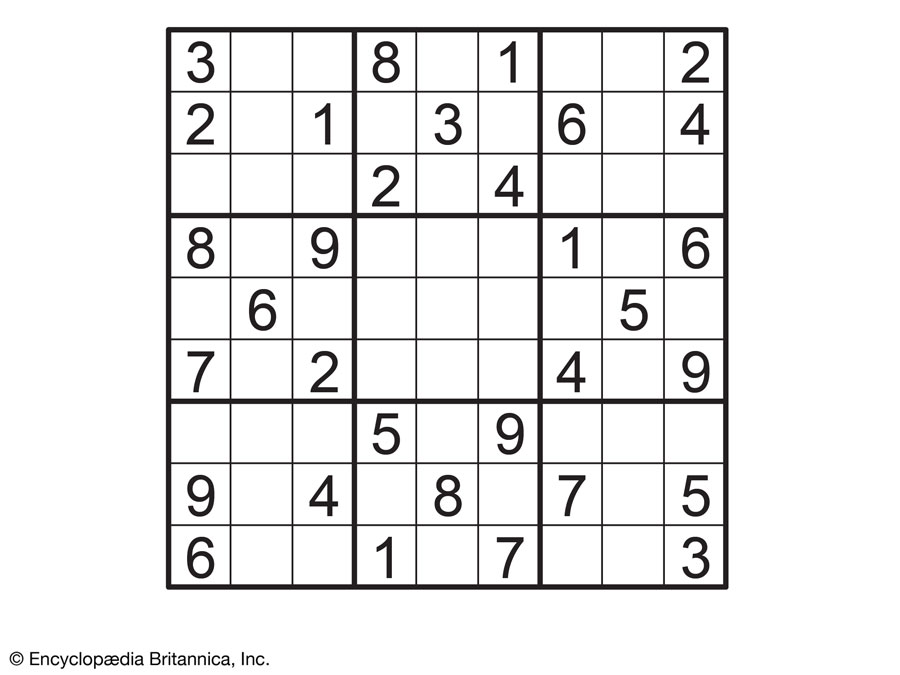
#> input picture opencv-sudoku-solver/sudoku-puzzle-games.jpg, 900 x 675 px
$ python -i puzzle.py   (imports and definitions only)
#> lines starting #> are read from the running program, lines starting #| are printed output that depends on the picture; after the words box and inside, x2 and y2 are one past the last pixel; in counts of white or black regions, pixels touching at a corner belong together
#> further down, picture is the input picture: shape (675, 900, 3); mean B, G, R 235.9, 235.8, 236
# import the necessary packages
from imutils.perspective import four_point_transform
from skimage.segmentation import clear_border
import numpy as np
import imutils
import cv2


def find_puzzle(image, debug=False):
    # convert the image to grayscale and blur it slightly
#> called with debug = False
    gray = cv2.cvtColor(image, cv2.COLOR_BGR2GRAY)
    blurred = cv2.GaussianBlur(gray, (7, 7), 3)
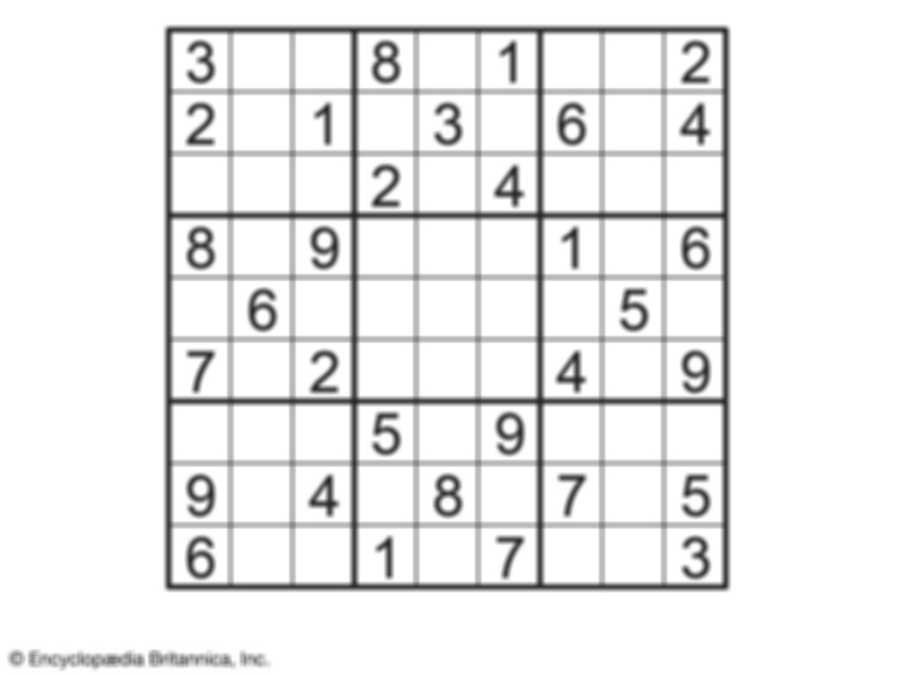
#> blurred: shape (675, 900); min 36, max 255, mean 235.9

    # apply adaptive thresholding and then invert the threshold map
    thresh = cv2.adaptiveThreshold(blurred, 255,
                                   cv2.ADAPTIVE_THRESH_GAUSSIAN_C, cv2.THRESH_BINARY, 11, 2)
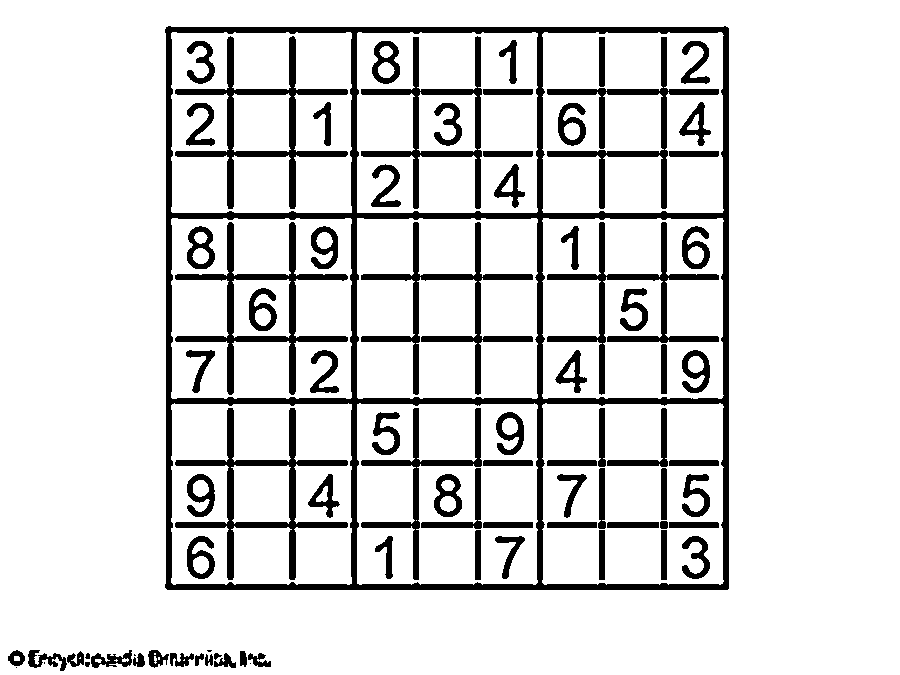
#> thresh: shape (675, 900); 86.6% white; 82 black regions (5 under 20 px), largest, box (x1, y1, x2, y2) and area: (165, 26, 729, 590) 26435, (175, 36, 348, 209) 4172, (175, 408, 348, 580) 4169
    thresh = cv2.bitwise_not(thresh)
#> thresh: shape (675, 900); 13.4% white; 82 white regions (5 under 20 px)

    # check to see if we are visualizing each step of the image
    # processing pipeline (in this case, thresholding)
    if debug:
        cv2.imshow("Puzzle Thresh", thresh)
        cv2.waitKey(0)

    # find contours in the thresholded image and sort them by size in
    # descending order
    cnts = cv2.findContours(thresh.copy(), cv2.RETR_EXTERNAL,
                            cv2.CHAIN_APPROX_SIMPLE)
#> cnts = 21 contours, 7 with area under 20; largest, box (x1, y1, x2, y2) and area: (165, 26, 729, 590) 315856, (91, 650, 132, 668) 346, (28, 650, 67, 671) 280, (148, 650, 169, 668) 202, (8, 650, 25, 666) 175
    cnts = imutils.grab_contours(cnts)
    cnts = sorted(cnts, key=cv2.contourArea, reverse=True)

    # initialize a contour that corresponds to the puzzle outline
    puzzleCnt = None

    # loop over the contours
    for c in cnts:
        # approximate the contour
        peri = cv2.arcLength(c, True)
        approx = cv2.approxPolyDP(c, 0.02 * peri, True)

        # if our approximated contour has four points, then we can
        # assume we have found the outline of the puzzle
        if len(approx) == 4:
            puzzleCnt = approx
            break
#> this loop made 1 pass
#> (peri, puzzleCnt) on pass 1: (2249.6, [[166, 27], [165, 587], [727, 589], [728, 28]])

    # if the puzzle contour is empty then our script could not find
    # the outline of the sudoku puzzle so raise an error
    if puzzleCnt is None:
        raise Exception(("Could not find sudoku puzzle outline. "
                         "Try debugging your thresholding and contour steps."))

    # check to see if we are visualizing the outline of the detected
    # sudoku puzzle
    if debug:
        # draw the contour of the puzzle on the image and then display
        # it to our screen for visualization/debugging purposes
        output = image.copy()
        cv2.drawContours(output, [puzzleCnt], -1, (0, 255, 0), 2)
        cv2.imshow("Puzzle Outline", output)
        cv2.waitKey(0)

    # apply a four point perspective transform to both the original
    # image and grayscale image to obtain a top-down birds eye view
    # of the puzzle
    puzzle = four_point_transform(image, puzzleCnt.reshape(4, 2))
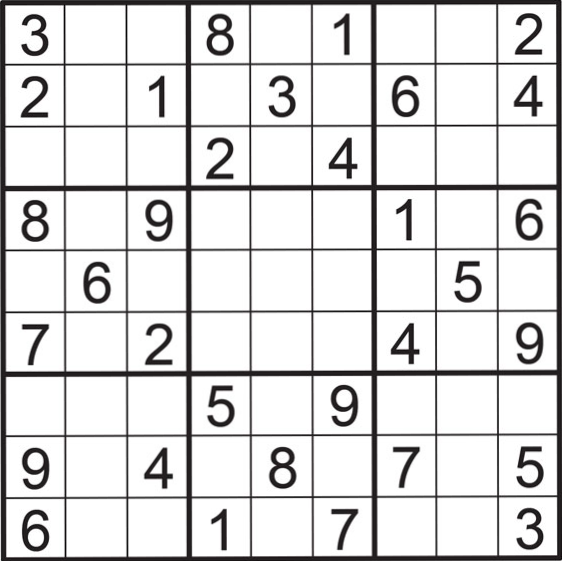
#> puzzle: shape (561, 562, 3); mean B, G, R 219.7, 219.5, 220
    warped = four_point_transform(gray, puzzleCnt.reshape(4, 2))

    # check to see if we are visualizing the perspective transform
    if debug:
        # show the output warped image (again, for debugging purposes)
        cv2.imshow("Puzzle Transform", puzzle)
        cv2.waitKey(0)

    # return a 2-tuple of puzzle in both RGB and grayscale
    return (puzzle, warped)


# [47 lines left out: function extract_digit, not called in this run]

>>> import cv2
>>> picture = cv2.imread('../../sudoku-puzzle-games.jpg')
>>> result = find_puzzle(picture)
